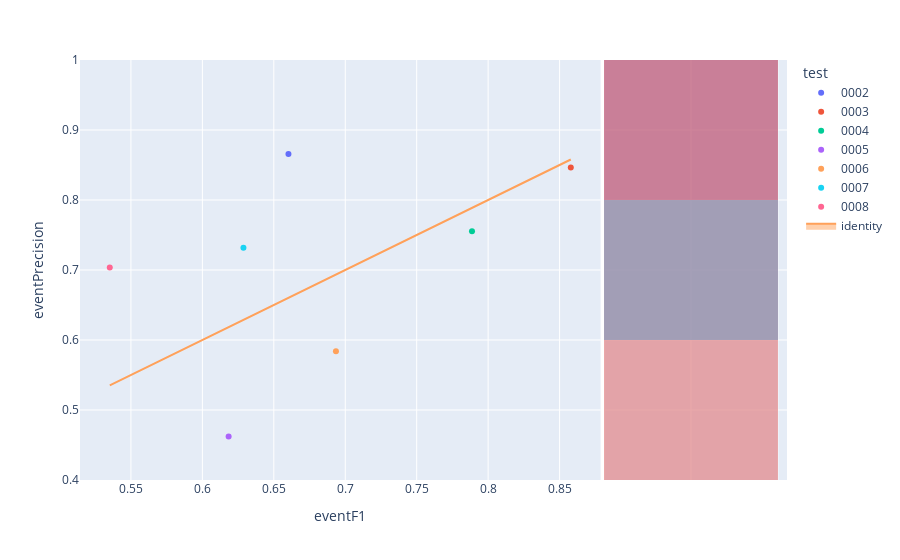

This figure's notebook cell:
### Code cell
fig=px.scatter(experimentModels,x='eventF1',y='eventPrecision',color='test',hover_name='modelId', marginal_y="histogram")
fig.add_trace(
    go.Scatter(x=experimentModels['eventF1'], y=experimentModels['eventF1'], name="identity", mode='lines',fill="toself")
)
fig.show()

### Figure 1 — Plotly figure (JSON) as saved in the notebook; plotly's stock layout.template omitted (floating-point values rounded to 4 significant figures)
{"data": [{"hovertemplate": "<b>%{hovertext}</b><br><br>test=0002<br>eventF1=%{x}<br>eventPrecision=%{y}<extra></extra>", "hovertext": ["9e8c92c9-d012-4e46-a60f-74540df5103d"], "legendgroup": "0002", "marker": {"color": "#636efa", "symbol": "circle"}, "mode": "markers", "name": "0002", "orientation": "v", "showlegend": true, "type": "scatter", "x": [0.6603], "xaxis": "x", "y": [0.8655], "yaxis": "y"}, {"alignmentgroup": "True", "bingroup": "y", "hovertemplate": "test=0002<br>eventPrecision=%{y}<br>count=%{x}<extra></extra>", "legendgroup": "0002", "marker": {"color": "#636efa"}, "name": "0002", "offsetgroup": "0002", "opacity": 0.5, "showlegend": false, "type": "histogram", "xaxis": "x2", "y": [0.8655], "yaxis": "y2"}, {"hovertemplate": "<b>%{hovertext}</b><br><br>test=0003<br>eventF1=%{x}<br>eventPrecision=%{y}<extra></extra>", "hovertext": ["16258fa7-20b7-495e-a32f-75aec610ef66"], "legendgroup": "0003", "marker": {"color": "#EF553B", "symbol": "circle"}, "mode": "markers", "name": "0003", "orientation": "v", "showlegend": true, "type": "scatter", "x": [0.8578], "xaxis": "x", "y": [0.8465], "yaxis": "y"}, {"alignmentgroup": "True", "bingroup": "y", "hovertemplate": "test=0003<br>eventPrecision=%{y}<br>count=%{x}<extra></extra>", "legendgroup": "0003", "marker": {"color": "#EF553B"}, "name": "0003", "offsetgroup": "0003", "opacity": 0.5, "showlegend": false, "type": "histogram", "xaxis": "x2", "y": [0.8465], "yaxis": "y2"}, {"hovertemplate": "<b>%{hovertext}</b><br><br>test=0004<br>eventF1=%{x}<br>eventPrecision=%{y}<extra></extra>", "hovertext": ["3654a0cd-77b5-4bcf-8238-54296d7c1a27"], "legendgroup": "0004", "marker": {"color": "#00cc96", "symbol": "circle"}, "mode": "markers", "name": "0004", "orientation": "v", "showlegend": true, "type": "scatter", "x": [0.7887], "xaxis": "x", "y": [0.7553], "yaxis": "y"}, {"alignmentgroup": "True", "bingroup": "y", "hovertemplate": "test=0004<br>eventPrecision=%{y}<br>count=%{x}<extra></extra>", "legendgroup": "0004", "marker": {"color": "#00cc96"}, "name": "0004", "offsetgroup": "0004", "opacity": 0.5, "showlegend": false, "type": "histogram", "xaxis": "x2", "y": [0.7553], "yaxis": "y2"}, {"hovertemplate": "<b>%{hovertext}</b><br><br>test=0005<br>eventF1=%{x}<br>eventPrecision=%{y}<extra></extra>", "hovertext": ["8cec6075-9679-4f7b-b5c7-d6ff36147e79"], "legendgroup": "0005", "marker": {"color": "#ab63fa", "symbol": "circle"}, "mode": "markers", "name": "0005", "orientation": "v", "showlegend": true, "type": "scatter", "x": [0.6184], "xaxis": "x", "y": [0.462], "yaxis": "y"}, {"alignmentgroup": "True", "bingroup": "y", "hovertemplate": "test=0005<br>eventPrecision=%{y}<br>count=%{x}<extra></extra>", "legendgroup": "0005", "marker": {"color": "#ab63fa"}, "name": "0005", "offsetgroup": "0005", "opacity": 0.5, "showlegend": false, "type": "histogram", "xaxis": "x2", "y": [0.462], "yaxis": "y2"}, {"hovertemplate": "<b>%{hovertext}</b><br><br>test=0006<br>eventF1=%{x}<br>eventPrecision=%{y}<extra></extra>", "hovertext": ["5401bdbe-22c1-42a0-9740-d2921a271387"], "legendgroup": "0006", "marker": {"color": "#FFA15A", "symbol": "circle"}, "mode": "markers", "name": "0006", "orientation": "v", "showlegend": true, "type": "scatter", "x": [0.6935], "xaxis": "x", "y": [0.5839], "yaxis": "y"}, {"alignmentgroup": "True", "bingroup": "y", "hovertemplate": "test=0006<br>eventPrecision=%{y}<br>count=%{x}<extra></extra>", "legendgroup": "0006", "marker": {"color": "#FFA15A"}, "name": "0006", "offsetgroup": "0006", "opacity": 0.5, "showlegend": false, "type": "histogram", "xaxis": "x2", "y": [0.5839], "yaxis": "y2"}, {"hovertemplate": "<b>%{hovertext}</b><br><br>test=0007<br>eventF1=%{x}<br>eventPrecision=%{y}<extra></extra>", "hovertext": ["2d237bf5-9265-439a-827b-f1411cb4fc3a"], "legendgroup": "0007", "marker": {"color": "#19d3f3", "symbol": "circle"}, "mode": "markers", "name": "0007", "orientation": "v", "showlegend": true, "type": "scatter", "x": [0.6288], "xaxis": "x", "y": [0.7316], "yaxis": "y"}, {"alignmentgroup": "True", "bingroup": "y", "hovertemplate": "test=0007<br>eventPrecision=%{y}<br>count=%{x}<extra></extra>", "legendgroup": "0007", "marker": {"color": "#19d3f3"}, "name": "0007", "offsetgroup": "0007", "opacity": 0.5, "showlegend": false, "type": "histogram", "xaxis": "x2", "y": [0.7316], "yaxis": "y2"}, {"hovertemplate": "<b>%{hovertext}</b><br><br>test=0008<br>eventF1=%{x}<br>eventPrecision=%{y}<extra></extra>", "hovertext": ["8bf430c8-bbc9-4ee2-927e-75f7a5e76570"], "legendgroup": "0008", "marker": {"color": "#FF6692", "symbol": "circle"}, "mode": "markers", "name": "0008", "orientation": "v", "showlegend": true, "type": "scatter", "x": [0.5352], "xaxis": "x", "y": [0.7037], "yaxis": "y"}, {"alignmentgroup": "True", "bingroup": "y", "hovertemplate": "test=0008<br>eventPrecision=%{y}<br>count=%{x}<extra></extra>", "legendgroup": "0008", "marker": {"color": "#FF6692"}, "name": "0008", "offsetgroup": "0008", "opacity": 0.5, "showlegend": false, "type": "histogram", "xaxis": "x2", "y": [0.7037], "yaxis": "y2"}, {"fill": "toself", "mode": "lines", "name": "identity", "type": "scatter", "x": [0.6603, 0.8578, 0.7887, 0.6184, 0.6935, 0.6288, 0.5352], "y": [0.6603, 0.8578, 0.7887, 0.6184, 0.6935, 0.6288, 0.5352]}], "layout": {"barmode": "overlay", "legend": {"title": {"text": "test"}, "tracegroupgap": 0}, "margin": {"t": 60}, "xaxis": {"anchor": "y", "domain": [0, 0.7363], "title": {"text": "eventF1"}}, "xaxis2": {"anchor": "y2", "domain": [0.7413, 1], "matches": "x2", "showgrid": true, "showline": false, "showticklabels": false, "ticks": ""}, "yaxis": {"anchor": "x", "domain": [0, 1], "title": {"text": "eventPrecision"}}, "yaxis2": {"anchor": "x2", "domain": [0, 1], "matches": "y", "showgrid": true, "showticklabels": false}}}
